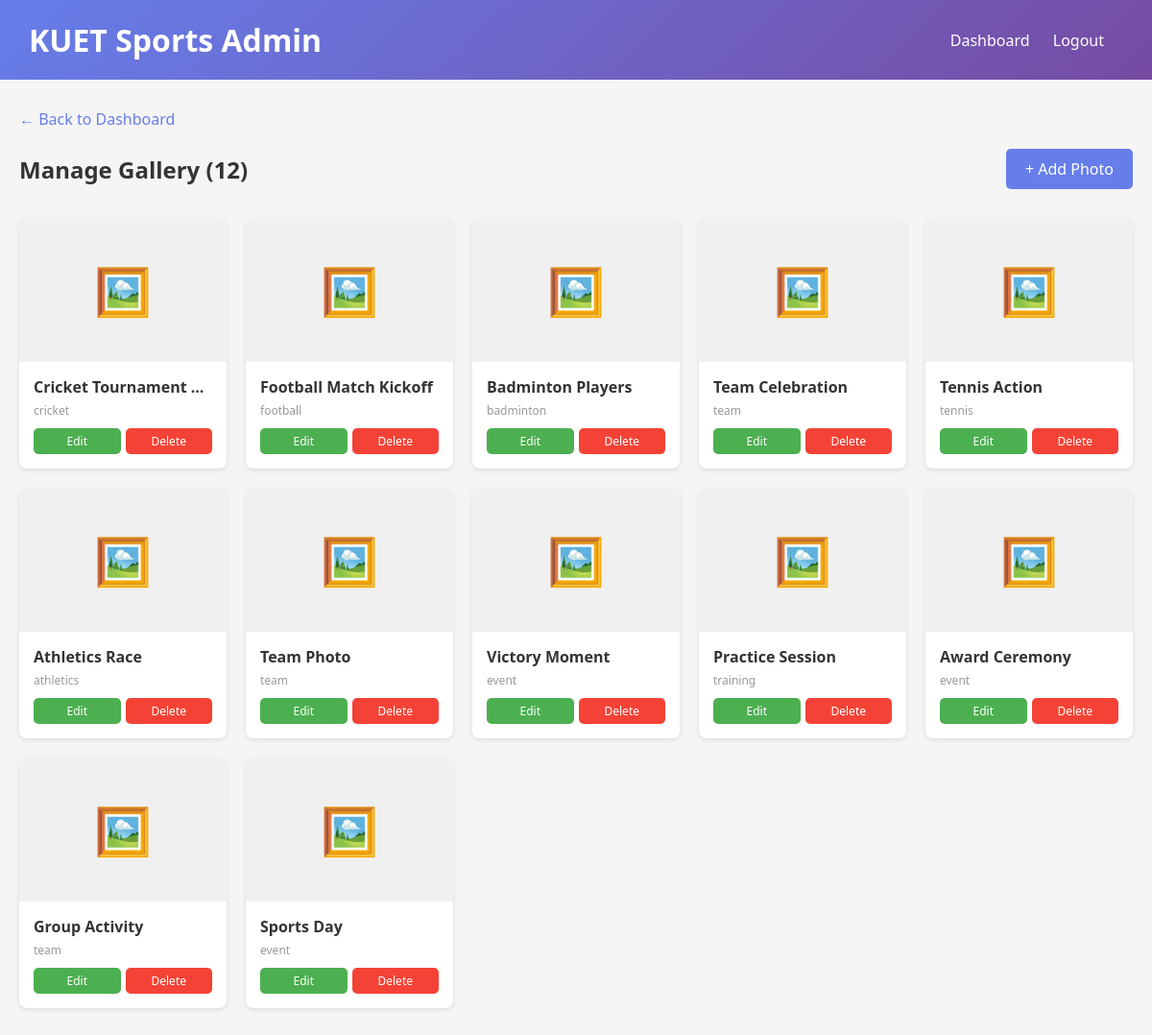
/gallery/index.php (signed in), run on the app's committed database.
### tables this page shows
CREATE TABLE IF NOT EXISTS gallery (
    id INT PRIMARY KEY AUTO_INCREMENT,
    title VARCHAR(150) NOT NULL,
    category VARCHAR(50),
    image VARCHAR(255) NOT NULL,
    description TEXT,
    uploaded_at TIMESTAMP DEFAULT CURRENT_TIMESTAMP,
    updated_at TIMESTAMP DEFAULT CURRENT_TIMESTAMP ON UPDATE CURRENT_TIMESTAMP
);

### includes/functions.php (called while the page is built, shortened)
<?php
function get_all_gallery($conn) {
    $query = "SELECT * FROM gallery ORDER BY uploaded_at DESC";
    return mysqli_query($conn, $query);
}
function sanitize($text) {
    return htmlspecialchars($text, ENT_QUOTES, 'UTF-8');
}
?>

### gallery/index.php (the view, shortened to what this page needs)
<?php
include '../includes/db.php';
include '../includes/functions.php';
$gallery = get_all_gallery($conn);
$count = mysqli_num_rows($gallery);
?>
<!DOCTYPE html>
<html lang="en">
<head>
</head>
<body>
    <div class="navbar">
        <h1>KUET Sports Admin</h1>
        <div>
            <a href="../dashboard.php">Dashboard</a>
            <a href="../logout.php">Logout</a>
        </div>
    </div>
    <div class="container">
        <a href="../dashboard.php" class="back-link">← Back to Dashboard</a>
        <div class="header">
            <h2>Manage Gallery (<?php echo $count; ?>)</h2>
            <a href="add.php" class="btn-primary">+ Add Photo</a>
        </div>
        <?php if ($count > 0): ?>
            <div class="gallery-grid">
                <?php while ($item = mysqli_fetch_assoc($gallery)): ?>
                    <div class="gallery-item">
                        <div class="gallery-thumbnail">🖼️</div>
                        <div class="gallery-info">
                            <div class="gallery-title" title="<?php echo sanitize($item['title']); ?>"><?php echo sanitize($item['title']); ?></div>
                            <div class="gallery-category"><?php echo sanitize($item['category'] ?? 'Uncategorized'); ?></div>
                            <div class="gallery-actions">
                                <a href="edit.php?id=<?php echo $item['id']; ?>" class="btn-edit">Edit</a>
                                <a href="delete.php?id=<?php echo $item['id']; ?>" class="btn-delete" onclick="return confirm('Are you sure?')">Delete</a>
                            </div>
                        </div>
                    </div>
                <?php endwhile; ?>
            </div>
        <?php else: ?>
            <div class="no-data">
                <p>No photos in gallery. <a href="add.php" style="color: #667eea;">Upload one now</a></p>
            </div>
        <?php endif; ?>
    </div>
</body>
</html>

### gallery/index.php (style rules this page uses)
* { margin: 0; padding: 0; box-sizing: border-box; }
body { font-family: 'Segoe UI', Tahoma, Geneva, Verdana, sans-serif; background: #f5f5f5; }
.navbar { background: linear-gradient(135deg, #667eea 0%, #764ba2 100%); color: white; padding: 20px 30px; display: flex; justify-content: space-between; align-items: center; }
.navbar a { color: white; text-decoration: none; margin-right: 20px; }
.container { max-width: 1200px; margin: 30px auto; padding: 0 20px; }
.header { display: flex; justify-content: space-between; align-items: center; margin-bottom: 30px; }
.header h2 { color: #333; }
.btn-primary { background: #667eea; color: white; padding: 10px 20px; border: none; border-radius: 5px; cursor: pointer; text-decoration: none; display: inline-block; }
.gallery-grid { display: grid; grid-template-columns: repeat(auto-fill, minmax(200px, 1fr)); gap: 20px; }
.gallery-item { background: white; border-radius: 8px; overflow: hidden; box-shadow: 0 2px 5px rgba(0, 0, 0, 0.1); transition: transform 0.3s; }
.gallery-thumbnail { width: 100%; height: 150px; background: #f0f0f0; display: flex; align-items: center; justify-content: center; color: #999; font-size: 48px; }
.gallery-info { padding: 15px; }
.gallery-title { font-weight: 600; color: #333; margin-bottom: 5px; white-space: nowrap; overflow: hidden; text-overflow: ellipsis; }
.gallery-category { font-size: 12px; color: #999; margin-bottom: 10px; }
.gallery-actions { display: flex; gap: 5px; }
.btn-edit, .btn-delete { flex: 1; padding: 5px 10px; border: none; border-radius: 5px; cursor: pointer; text-decoration: none; font-size: 12px; text-align: center; }
.btn-edit { background: #4CAF50; color: white; }
.btn-delete { background: #f44336; color: white; }
.back-link { color: #667eea; text-decoration: none; margin-bottom: 20px; display: inline-block; }

### data on the page
gallery: title "Cricket Tournament…", category "cricket"
gallery: title "Football Match Kickoff", category "football"
gallery: title "Badminton Players", category "badminton"
gallery: title "Team Celebration", category "team"
gallery: title "Tennis Action", category "tennis"
gallery: title "Athletics Race", category "athletics"
gallery: title "Team Photo", category "team"
gallery: title "Victory Moment", category "event"
gallery: title "Practice Session", category "training"
gallery: title "Award Ceremony", category "event"
gallery: title "Group Activity", category "team"
gallery: title "Sports Day", category "event"

### other printed values
$count "12"
